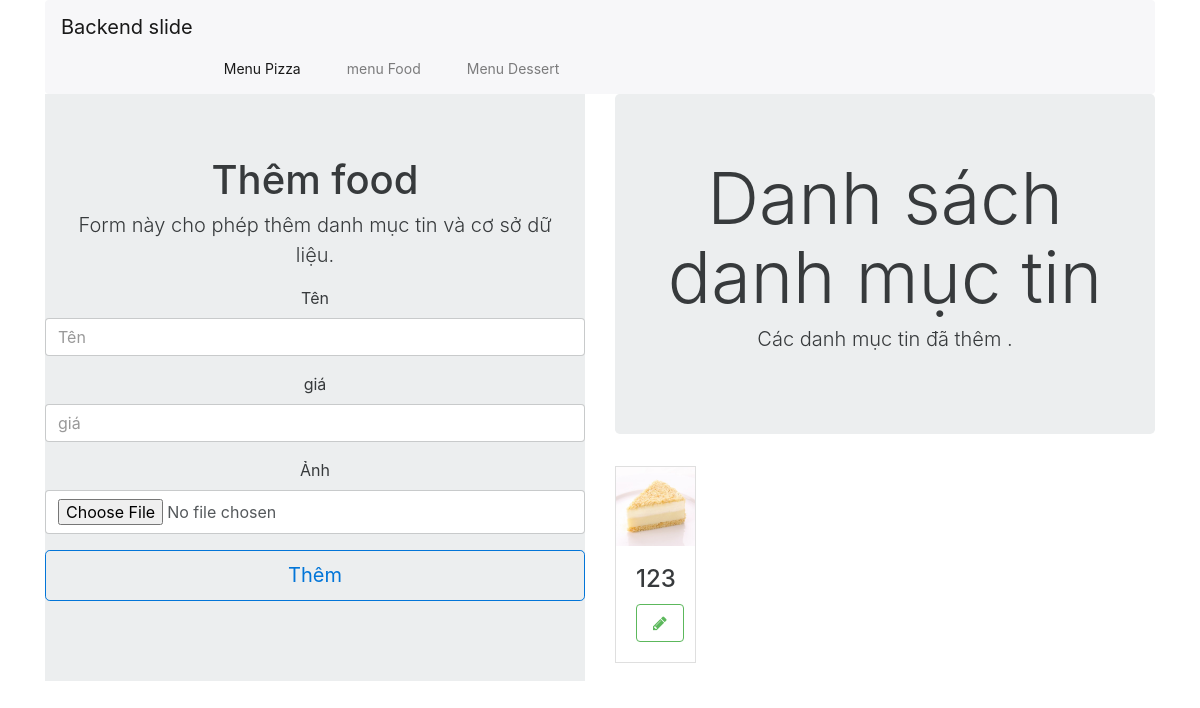
/index.php/admin/danhmucfood, run on the app's committed database.
### tables this page shows
CREATE TABLE `food` (
  `id` int(11) NOT NULL,
  `ten` varchar(255) NOT NULL,
  `gia` float NOT NULL,
  `anhfood` text NOT NULL
);

### application/controllers/admin.php (called while the page is built, shortened)
<?php
class admin extends CI_Controller {
    public function __construct()
    {
		$this->load->model('admin_model');
    }
    public function danhmucfood()
	{
		$ketqua =  $this->admin_model->loadFood();
		$ketqua = array(
            'dulieu' => $ketqua
        );
		$this->load->view('editfood',$ketqua);
    }
}

### index.php (called while the page is built, shortened)
<?php
require_once BASEPATH.'core/CodeIgniter.php';

### application/models/admin_model.php (called while the page is built, shortened)
<?php if ( ! defined('BASEPATH')) exit('No direct script access allowed');
class admin_model extends CI_Model {
	public function loadFood()
	{
		$this->db->select('*');
		$dl = $this->db->get('food');
		$dl = $dl->result_array();
		return $dl;
	}
}

### application/views/editfood.php (the view, shortened to what this page needs)
<!DOCTYPE html>
<html lang="en">
<head>
	<link rel="stylesheet" href="<?= base_url() ?>vendor/bootstrap.css">
	<link rel="stylesheet" href="<?= base_url() ?>vendor/font-awesome.css">
     <link rel="stylesheet" href="<?= base_url() ?>assets/css/1.css">
</head>
<body>
    <div class="container">
        <nav class="navbar navbar-light bg-faded">
          <div class="collapse navbar-toggleable-xs" id="exCollapsingNavbar2">
            <a class="navbar-brand" href="<?= base_url()?>admin/menuquanly">Backend slide</a>
            <ul class="nav navbar-nav">
              <li class="nav-item active">
                <a class="nav-link" href="<?= base_url() ?>admin/danhmucpizza">Menu Pizza <span class="sr-only">(current)</span></a>
              </li>
              <li class="nav-item">
                <a class="nav-link" href="<?= base_url() ?>admin/danhmucfood">menu Food</a>
              </li>
              <li class="nav-item">
                <a class="nav-link" href="<?= base_url() ?>admin/danhmucdessert">Menu Dessert</a>
              </li>
            </ul>
          </div>
        </nav>
        <div class="row">
            <div class="col-sm-6">
                <div class="jumbotron jumbotron-fluid text-xs-center">
					<div class="container">
					    <h1 class="display-5">Thêm food</h1>
					    <p class="lead">Form này cho phép thêm danh mục tin và cơ sở dữ liệu.</p>
				</div>
                <form action="<?= base_url(); ?>admin/themmoifood" method="post" enctype="multipart/form-data">
                    <fieldset class="form-group">
						<label for="formGroupExampleInput">Tên</label>
						<input name="ten" type="text" class="form-control" id="formGroupExampleInput" placeholder="Tên">
					</fieldset>
                    <fieldset class="form-group">
						<label for="formGroupExampleInput">giá</label>
						<input name="gia" type="text" class="form-control" id="formGroupExampleInput" placeholder="giá">
					</fieldset>
                    <fieldset class="form-group">
						<label for="formGroupExampleInput">Ảnh</label>
						<input name="anhfood" type="file" class="form-control" placeholder="Ảnh">
					</fieldset>
					<fieldset class="form-group">
						<input type="submit" class="btn btn-outline-primary btn-block btn-lg" value="Thêm">
					</fieldset>
                </form>
                </div>
            </div>
            <div class="col-sm-6 danhsach">
						<div class="jumbotron text-xs-center">
						<h1 class="display-3">Danh sách danh mục tin </h1>
							<p class="lead">Các danh mục tin đã thêm .</p>
                    </div>
				<div class="row">
					<div class="card-group">
					<?php foreach ($dulieu as $value): ?>
                    <div class="col-sm-4">
								<div class="card">
								<?php
									if(empty($value['anhfood'])){
								 ?>
									<img class="card-img-top img-fluid" src="http://placehold.it/700x300" alt="Card image cap">
								 <?php }
								 else { ?>
									<img class="card-img-top img-fluid" src="<?= $value['anhfood'] ?>" alt="Card image cap">
									<?php } ?>
									<div class="card-block">
										<h4 class="card-title"><?= $value['ten'] ?></h4>
				                    <a href="<?= base_url(); ?>admin/suafood/<?= $value['id'] ?>" class="btn btn-outline-success sua"><i class="fa fa-pencil"></i></a>
									</div>
								</div>
							</div>
					<?php endforeach ?>
					</div>
				</div>
			</div>
        </div>
    </div>
</body>
</html>

### assets/css/1.css (style rules this page uses)
a.nav-link { color: #777; font-size: 14px; margin-top: 43px; padding: 0 15px; }
* { margin: 0; padding: 0; }

### data on the page
food: anhfood (picture), ten "123"
